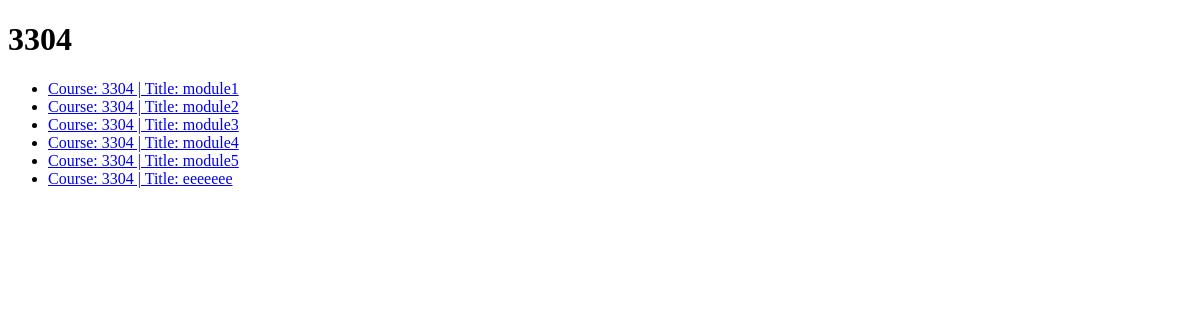
Page /system/view/8/1/ on the earlier database version.
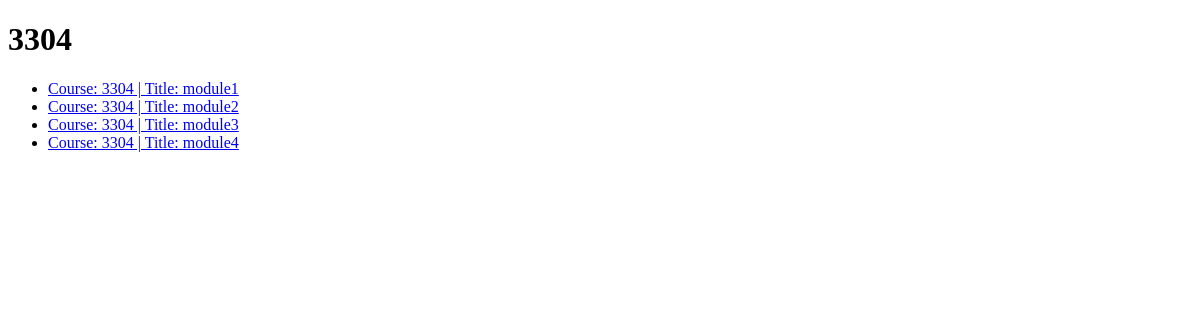
Same page on the later database version.
### system/models.py (models this page shows, shortened)
class Course(models.Model):
	instructor = models.ForeignKey(Instructor, on_delete=models.CASCADE)
	category = models.ForeignKey(Category,on_delete=models.CASCADE)
	title = models.CharField(max_length=200)
	description = models.TextField()
	CECU_value = models.IntegerField()
	STATUS = (
		(0,'Open'),
		(1,'Pending'),
		(2,'Closed'),
	)
	status = models.IntegerField(choices=STATUS)

class Module(models.Model):
	course = models.ForeignKey(Course, on_delete=models.CASCADE)
	order = models.IntegerField()
	title=models.CharField(max_length=200)
	def __str__(self):
		return f'Course: {self.course.title} | Title: {self.title}'

### system/views.py (the view, shortened to what this page needs)
# urls.py: path('view/<int:user_id>/<int:course_id>/', views.showModules, name='showModules'),                               # view module list
def showModules(request, **kwargs):
	u_id = kwargs['user_id']
	c_id = kwargs['course_id']
	template = loader.get_template("showModules.html")
	users = Instructor.objects.filter(id=u_id)
	if len(users)==0:
		type = 'learner'
		course = Course.objects.filter(id=c_id)[0]
		modules = Module.objects.filter(course__id=c_id).order_by('order')
		progress = Enroll.objects.filter(learner_id=u_id, course_id=c_id).values('progress')[0]['progress']
	context = {
		'course': course,
		'modules': modules,
		'type': type,
		'progress': progress,
		'u_id': u_id,
	}
	return HttpResponse(template.render(context, request))

### templates/manageModules/showModules.html (shortened to what this page needs)
<!DOCTYPE html>
<html>
<head>
</head>
<body>
	{% extends 'title.html' %}
	{% block content %}
	<div id="module_list">
		{% if type == "instructor" %}
		<ul>
    	{% for module in modules %}
        <li><a href="/system/manage/{{u_id}}/{{course.id}}/{{module.id}}/displayModuleContent/">{{ module.title }}</a></li>
					<a href="/system/manage/{{u_id}}/{{course.id}}/{{module.id}}/deleteModule/"> remove </a>
    	{% endfor %}
		</ul>
			<button id="create_module" data-uid="{{u_id}}" data-courseID="{{course.id}}">Add Module</button>
			<form id="module_info"></form>
		{% else %}
			<ul>
				{% for module in modules %}
					{% if module.order <= progress %}
						<li data-accessible="open"><a href="/system/view/{{u_id}}/{{course.id}}/{{module.id}}/">{{module}}</a></li>
					{% else %}
						<li data-accessible="close"><a href="/system/view/{{u_id}}/{{course.id}}/{{module.id}}/">{{module}}</a></li>
					{% endif %}
				{% endfor %}
			</ul>
		{% endif %}
	</div>
	{% endblock %}

### templates/manageModules/title.html (shortened to what this page needs)
{% if course %}
	<h1>{{course.title}}</h1>
{% endif %}
{% block content %}
{% endblock %}

Differences in the rows shown:
removed Module: course+title "Course: 3304 | Title: module5"
removed Module: course+title "Course: 3304 | Title: eeeeeee"
